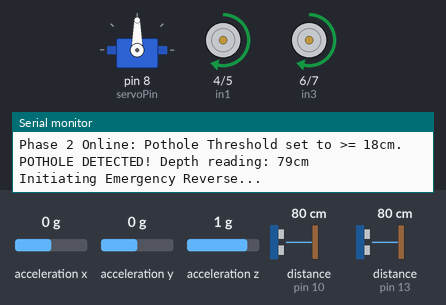
A sketch run on a simulated Arduino Uno, built with avr-gcc and run on an emulated ATmega328P. Parts: servo, motor-driver pin pairs drawn as motors (green arrow = first pin HIGH = forward, orange = second pin HIGH = backward, longer = more drive, scaled by the enable pin), the last lines printed to the serial monitor. Wiring (inferred from the names in the program): ultrasonic range finder: trigger pin 12; echo pin 13; MPU-9250 motion sensor at I2C address 0x68. The test bench sets the inputs (shaded band); at power-on: distance to the obstacle (sensors on pin 10, pin 13) 80 cm, acceleration x 0 g, acceleration y 0 g, acceleration z 1 g. The echo pulse lasts 58.3 µs per cm.

Above: at 3.2 s.
3.3 s: distance to the obstacle (sensor on pin 10) set to 46 cm
9.7 s: distance to the obstacle (sensor on pin 10) set to 36 cm
At 10.6 s:
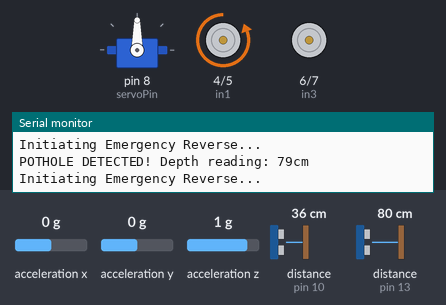
13.8 s: distance to the obstacle (sensor on pin 10) set to 60 cm
At 13.98 s:
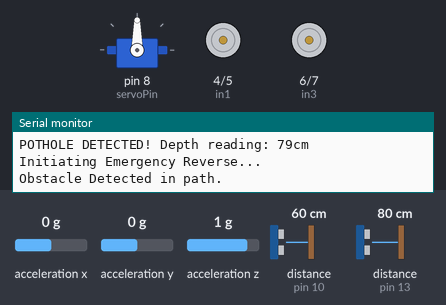
18.3 s: distance to the obstacle (sensor on pin 13) set to 21 cm
21.8 s: distance to the obstacle (sensor on pin 13) set to 16 cm
At 23.9 s:
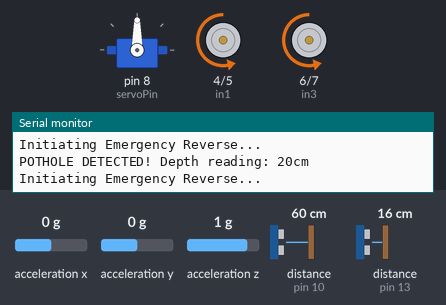
24.1 s: distance to the obstacle (sensor on pin 13) set to 35 cm
At 26.4 s:
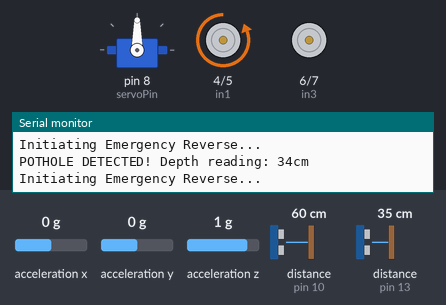
Timing chart, 0 to 29.7 s (numbered marks = the images above; inputs shaded):
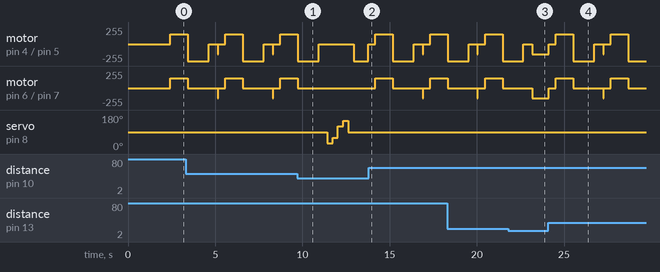

Measured:
- the behaviour switches between 41 and 40 cm on distance to the obstacle (sensor on pin 10) (found by bisection; images 0 and 1)
- the behaviour switches between 19 and 18 cm on distance to the obstacle (sensor on pin 13) (found by bisection; images 2 and 3)
- after the input at 9.7 s, motor on pin 6 (in3) / pin 7 (in4): goes on until 9.7 s, then stays stopped; servo on pin 8 (servoPin): 90° → 30° after 1.7 s, → 60° 0.30 s later, → 120° 0.30 s later, → 150° 0.30 s later, … (5 changes in this stretch)
- after the input at 13.8 s, servo on pin 8 (servoPin): stops changing and stays 90°
- after the input at 21.8 s, motor on pin 4 (in1) / pin 5 (in2), motor on pin 6 (in3) / pin 7 (in4): goes on until 23.2 s, then stays backward 150/255
- by itself, motor on pin 6 (in3) / pin 7 (in4): alternates forward 150/255 for 1.0 s and stopped for 2.1 s

The sketch:

arduinoUno.ino
```cpp
#include <Servo.h>
#include <Wire.h>

// --- PIN ASSIGNMENTS ---
const int enA = 3;  const int in1 = 4;  const int in2 = 5;
const int enB = 11; const int in3 = 6;  const int in4 = 7;

const int servoPin = 8;
const int frontTrig = 9;  const int frontEcho = 10;
const int downTrig = 12;  const int downEcho = 13;

// --- SYSTEM PARAMETERS ---
const int stopDist = 40;
const int tooCloseDist = 25;

// --- HIGH-SENSITIVITY ANOMALY PARAMETERS ---
const int baselineGroundDist = 15;
const int potholeDepth = 3;        // 15cm baseline + 3cm dip = triggers at exactly 18cm or greater
const float bumpThreshold = 1.6;

const int driveSpeed = 150;
const int turnSpeed = 255;
const int MPU_ADDR = 0x68;

Servo scanServo;

void setup() {
  Serial.begin(9600);

  pinMode(frontTrig, OUTPUT); pinMode(frontEcho, INPUT);
  pinMode(downTrig, OUTPUT);  pinMode(downEcho, INPUT);

  pinMode(enA, OUTPUT); pinMode(enB, OUTPUT);
  pinMode(in1, OUTPUT); pinMode(in2, OUTPUT);
  pinMode(in3, OUTPUT); pinMode(in4, OUTPUT);

  scanServo.attach(servoPin);
  scanServo.write(90);

  // --- INITIALIZE MPU-9250/6500 ---
  Wire.begin();
  Wire.beginTransmission(MPU_ADDR);
  Wire.write(0x6B);
  Wire.write(0x00);
  Wire.endTransmission(true);

  Wire.beginTransmission(MPU_ADDR);
  Wire.write(0x1C);
  Wire.write(0x00);
  Wire.endTransmission(true);

  haltRover();
  Serial.println("Phase 2 Online: Pothole Threshold set to >= 18cm.");
  delay(2000);
}

void loop() {
  // 1. Check for Speed Bumps
  checkSurfaceImpact();

  // 2. Check for Potholes (Triggers at 18cm or greater)
  int groundDist = getDownDistance();

  // UPDATED: Using >= to trigger at exactly 18cm
  if (groundDist >= (baselineGroundDist + potholeDepth)) {

    // DEBOUNCE: Check again to filter out voltage glitches
    delay(15);
    int confirmDist = getDownDistance();

    // UPDATED: Using >= here as well
    if (confirmDist >= (baselineGroundDist + potholeDepth)) {

      // SOFT BRAKE: Stop and let battery voltage recover
      haltRover();
      delay(400);

      Serial.print("POTHOLE DETECTED! Depth reading: "); Serial.print(confirmDist); Serial.println("cm");
      Serial.println("Initiating Emergency Reverse...");

      reverseRover(); delay(1000);
      turnRight(); delay(1200);
      haltRover(); delay(500);
    }
  }

  // 3. Normal Forward Navigation
  int frontClearance = getFrontDistance();

  if (frontClearance > 0 && frontClearance <= stopDist) {
    haltRover();
    Serial.println("Obstacle Detected in path.");

    if (frontClearance <= tooCloseDist) {
      Serial.println("Too close to turn safely. Creating space...");

      haltRover(); delay(300);
      reverseRover(); delay(600);
      haltRover(); delay(200);
    }
    executeGreedyBypass();
  } else {
    driveForward();
  }

  delay(10);
}

// --- SURFACE ANOMALY FUNCTIONS ---
void checkSurfaceImpact() {
  Wire.beginTransmission(MPU_ADDR);
  Wire.write(0x3F);
  Wire.endTransmission(false);
  Wire.requestFrom(MPU_ADDR, 2, true);

  int16_t z_raw = (Wire.read() << 8 | Wire.read());
  float z_g = z_raw / 16384.0;

  if (abs(z_g) > bumpThreshold) {
    Serial.print("SPEED BUMP DETECTED! G-Force: ");
    Serial.println(abs(z_g));

    analogWrite(enA, 100);
    analogWrite(enB, 100);
    delay(400);
  }
}

int getDownDistance() {
  digitalWrite(downTrig, LOW); delayMicroseconds(2);
  digitalWrite(downTrig, HIGH); delayMicroseconds(10);
  digitalWrite(downTrig, LOW);

  long duration = pulseIn(downEcho, HIGH, 15000);
  if (duration == 0) return 999;
  return (duration / 2) / 29.1;
}

// --- NAVIGATION & ACTUATION FUNCTIONS ---
void executeGreedyBypass() {
  int bestAngle = 150;
  int maxClearance = 0;
  int angles[] = {30, 60, 120, 150};

  for (int i = 0; i < 4; i++) {
    scanServo.write(angles[i]);
    delay(300);

    int currentDist = getFrontDistance();
    if (currentDist > maxClearance) {
      maxClearance = currentDist;
      bestAngle = angles[i];
    }
  }

  scanServo.write(90);
  delay(300);

  if (maxClearance < tooCloseDist) {
     Serial.println("Trapped! Executing turnaround.");

     haltRover(); delay(300);
     reverseRover(); delay(800);
     turnRight(); delay(1500);
     haltRover();
  } else {
    if (bestAngle == 30) { turnRight(); delay(800); }
    else if (bestAngle == 60) { turnRight(); delay(400); }
    else if (bestAngle == 120) { turnLeft(); delay(400); }
    else if (bestAngle == 150) { turnLeft(); delay(800); }
  }
}

int getFrontDistance() {
  digitalWrite(frontTrig, LOW); delayMicroseconds(2);
  digitalWrite(frontTrig, HIGH); delayMicroseconds(10);
  digitalWrite(frontTrig, LOW);
  long duration = pulseIn(frontEcho, HIGH, 15000);
  if (duration == 0) return 999;
  return (duration / 2) / 29.1;
}

void driveForward() {
  analogWrite(enA, driveSpeed); analogWrite(enB, driveSpeed);
  digitalWrite(in1, LOW); digitalWrite(in2, HIGH);
  digitalWrite(in3, LOW); digitalWrite(in4, HIGH);
}

void reverseRover() {
  analogWrite(enA, driveSpeed); analogWrite(enB, driveSpeed);
  digitalWrite(in1, HIGH); digitalWrite(in2, LOW);
  digitalWrite(in3, HIGH); digitalWrite(in4, LOW);
}

void turnLeft() {
  analogWrite(enA, 0); analogWrite(enB, turnSpeed);
  digitalWrite(in1, LOW); digitalWrite(in2, LOW);
  digitalWrite(in3, LOW); digitalWrite(in4, HIGH);
}

void turnRight() {
  analogWrite(enA, turnSpeed); analogWrite(enB, 0);
  digitalWrite(in1, LOW); digitalWrite(in2, HIGH);
  digitalWrite(in3, LOW); digitalWrite(in4, LOW);
}

void haltRover() {
  analogWrite(enA, 0); analogWrite(enB, 0);
  digitalWrite(in1, LOW); digitalWrite(in2, LOW);
  digitalWrite(in3, LOW); digitalWrite(in4, LOW);
}
```
